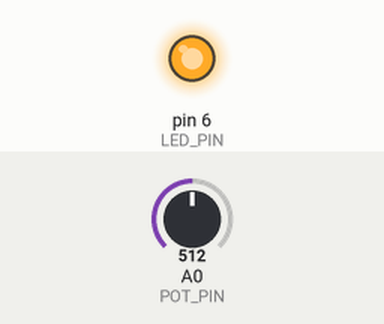
Simulated run of this sketch. Board: Arduino Uno, built with avr-gcc and run on an emulated ATmega328P. Shown: output pins drawn as LEDs (lit = HIGH). The inputs (shaded band) are chosen by the test bench; at power-on: A0 (POT_PIN) = 512. What the sketch prints to the serial monitor is not drawn.

Above: at 1.8 s.
1.9 s: A0 (POT_PIN) set to 306
At 3.2 s:
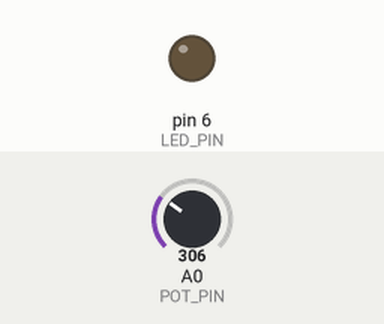
3.5 s: A0 (POT_PIN) set to 716
At 4.8 s:
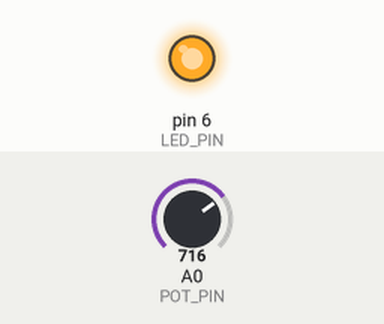
5.5 s: A0 (POT_PIN) set to 511
At 6.4 s:
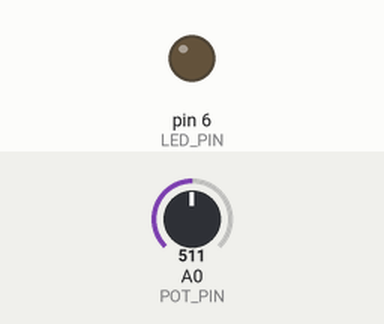
Timing chart, 0 to 8.5 s (numbered marks = the images above; inputs shaded):
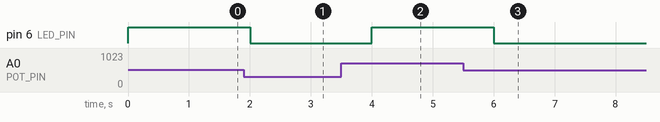

The sketch:

ECU_1.ino
```cpp
#include <SPI.h>
#include <mcp2515.h>
#include <LiquidCrystal_I2C.h>

#define LED_PIN 6
#define BUTTON_PIN 7
#define POT_PIN A0
int isLED_RED_ON = 0;

//CAN
struct can_frame canMsg_Rx;  //MSG to receive ECU2's message
struct can_frame canMsg1;
MCP2515 mcp2515(10);


void setup() {
  pinMode(LED_PIN, OUTPUT);
  pinMode(BUTTON_PIN, INPUT);

  //CAN MESSAGE
  canMsg1.can_id = 0x036;
  canMsg1.can_dlc = 8;
  canMsg1.data[0] = 0x8E;
  canMsg1.data[1] = 0x87;
  canMsg1.data[2] = 0x32;
  canMsg1.data[3] = 0xFA;
  canMsg1.data[4] = 0x26;
  canMsg1.data[5] = 0x8E;
  canMsg1.data[6] = 0xBE;
  canMsg1.data[7] = 0x86;

  while (!Serial)
    ;
  Serial.begin(115200);

  mcp2515.reset();
  mcp2515.setBitrate(CAN_500KBPS, MCP_8MHZ);
  mcp2515.setNormalMode();

  Serial.println("Example: Write to CAN");
}


void loop() {
  //BUTTON
  // if (digitalRead(BUTTON_PIN) == LOW) {
  //   digitalWrite(LED_PIN, HIGH);
  //   isLED_RED_ON = 1;
  // }
  // else {
  //   digitalWrite(LED_PIN, LOW);
  //   isLED_RED_ON = 0;
  // }

  //POTENTIOMETER
  int potValue = analogRead(POT_PIN);
  int potValue8b = potValue / 4;
  analogWrite(LED_PIN, potValue8b);
  //Serial.println(potValue8b);

  if (potValue8b < 128) {
    digitalWrite(LED_PIN, LOW);
    isLED_RED_ON = 0;
  } else {
    digitalWrite(LED_PIN, HIGH);
    isLED_RED_ON = 1;
  }


  //read whatever is on the CAN BUS
  if (mcp2515.readMessage(&canMsg_Rx) == MCP2515::ERROR_OK) {
    // Serial.print(canMsg_Rx.can_id, HEX); // print ID
    // Serial.print(" ");
    // Serial.print(canMsg_Rx.can_dlc, HEX); // print DLC
    // Serial.print(" ");
    for (int i = 0; i < canMsg_Rx.can_dlc; i++) {  // print the data
      Serial.print(canMsg_Rx.data[7 - i], HEX);
      Serial.print(" ");
    }
    Serial.println(" ");
  }


  // calculo CRC
  int RxlistLength = sizeof(canMsg_Rx.data) / sizeof(canMsg_Rx.data[0]);
  uint8_t RxCRC = 0;                                  //In this protocol, you sum the 7 bytes of data and put it in the 8th byte, tossing out the overflowed bits
  for (uint8_t i = 0; i < (RxlistLength - 1); i++) {  //RxlistLength-1 as we don't add the last number
    RxCRC += canMsg_Rx.data[i];
  }  // Sum Rx data
  //Serial.print("Rx CRC check: ");
  //Serial.println(RxCRC);
  RxlistLength = 0;
  RxCRC = 0;

  if (RxCRC != canMsg_Rx.data[0]) {  //check ECU2 CRC
    Serial.print("ERROR: ECU2 MSG DOESN'T HAVE A MATCHING CRC");
  }

  //obtain time values
  uint32_t currTime = millis();
  uint8_t timeB0 = currTime;
  uint8_t timeB1 = (currTime >> 8);
  uint8_t timeB2 = (currTime >> 16);

  //calculate message and send it
  uint8_t myCRC = isLED_RED_ON + timeB0 + timeB1 + timeB2 + 0xFF + potValue8b + 0xFF;
  //Serial.print("myCRC: ");
  //Serial.println(myCRC, HEX);

  canMsg1.data[0] = myCRC;
  canMsg1.data[1] = isLED_RED_ON;
  canMsg1.data[2] = timeB0;
  canMsg1.data[3] = timeB1;
  canMsg1.data[4] = timeB2;
  canMsg1.data[5] = 0xFF;
  canMsg1.data[6] = potValue8b;
  canMsg1.data[7] = 0xFF;

  mcp2515.sendMessage(&canMsg1);

  delay(1000);
}
```

Measured:
- after the input at 1.9 s, pin 6 (LED_PIN): HIGH → LOW after 0.10 s
- after the input at 3.5 s, pin 6 (LED_PIN): LOW → HIGH after 0.50 s
- after the input at 5.5 s, pin 6 (LED_PIN): HIGH → LOW after 0.50 s
